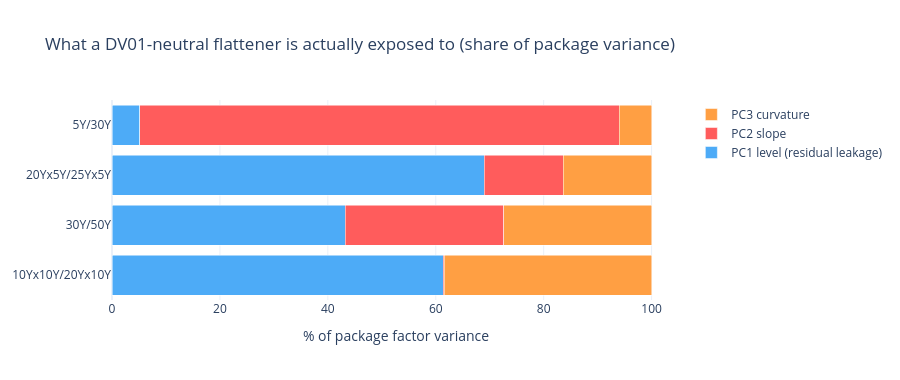

The notebook cell this image was saved under:
### Code cell
_fig = go.Figure()
for _k, _c, _n in zip(["var_pc1", "var_pc2", "var_pc3"],
                      ["#4dabf7", "#ff5c5c", "#ff9f43"],
                      ["PC1 level (residual leakage)", "PC2 slope", "PC3 curvature"]):
    _fig.add_trace(go.Bar(y=SIZING["structure"], x=100 * SIZING[_k], name=_n,
                          orientation="h", marker_color=_c))
_fig.update_layout(barmode="stack", height=380, template="plotly_white",
                   title="What a DV01-neutral flattener is actually exposed to "
                         "(share of package variance)",
                   xaxis_title="% of package factor variance",
                   yaxis=dict(autorange="reversed"))
_fig

### Figure 1 — Plotly figure (JSON) as saved in the notebook; plotly's stock layout.template omitted (floating-point values rounded to 4 significant figures)
{"data": [{"marker": {"color": "#4dabf7"}, "name": "PC1 level (residual leakage)", "orientation": "h", "type": "bar", "x": [5.145, 68.98, 43.27, 61.34], "y": ["5Y/30Y", "20Yx5Y/25Yx5Y", "30Y/50Y", "10Yx10Y/20Yx10Y"]}, {"marker": {"color": "#ff5c5c"}, "name": "PC2 slope", "orientation": "h", "type": "bar", "x": [88.86, 14.66, 29.32, 0.21], "y": ["5Y/30Y", "20Yx5Y/25Yx5Y", "30Y/50Y", "10Yx10Y/20Yx10Y"]}, {"marker": {"color": "#ff9f43"}, "name": "PC3 curvature", "orientation": "h", "type": "bar", "x": [5.995, 16.35, 27.41, 38.45], "y": ["5Y/30Y", "20Yx5Y/25Yx5Y", "30Y/50Y", "10Yx10Y/20Yx10Y"]}], "layout": {"barmode": "stack", "height": 380, "title": {"text": "What a DV01-neutral flattener is actually exposed to (share of package variance)"}, "xaxis": {"title": {"text": "% of package factor variance"}}, "yaxis": {"autorange": "reversed"}}}
